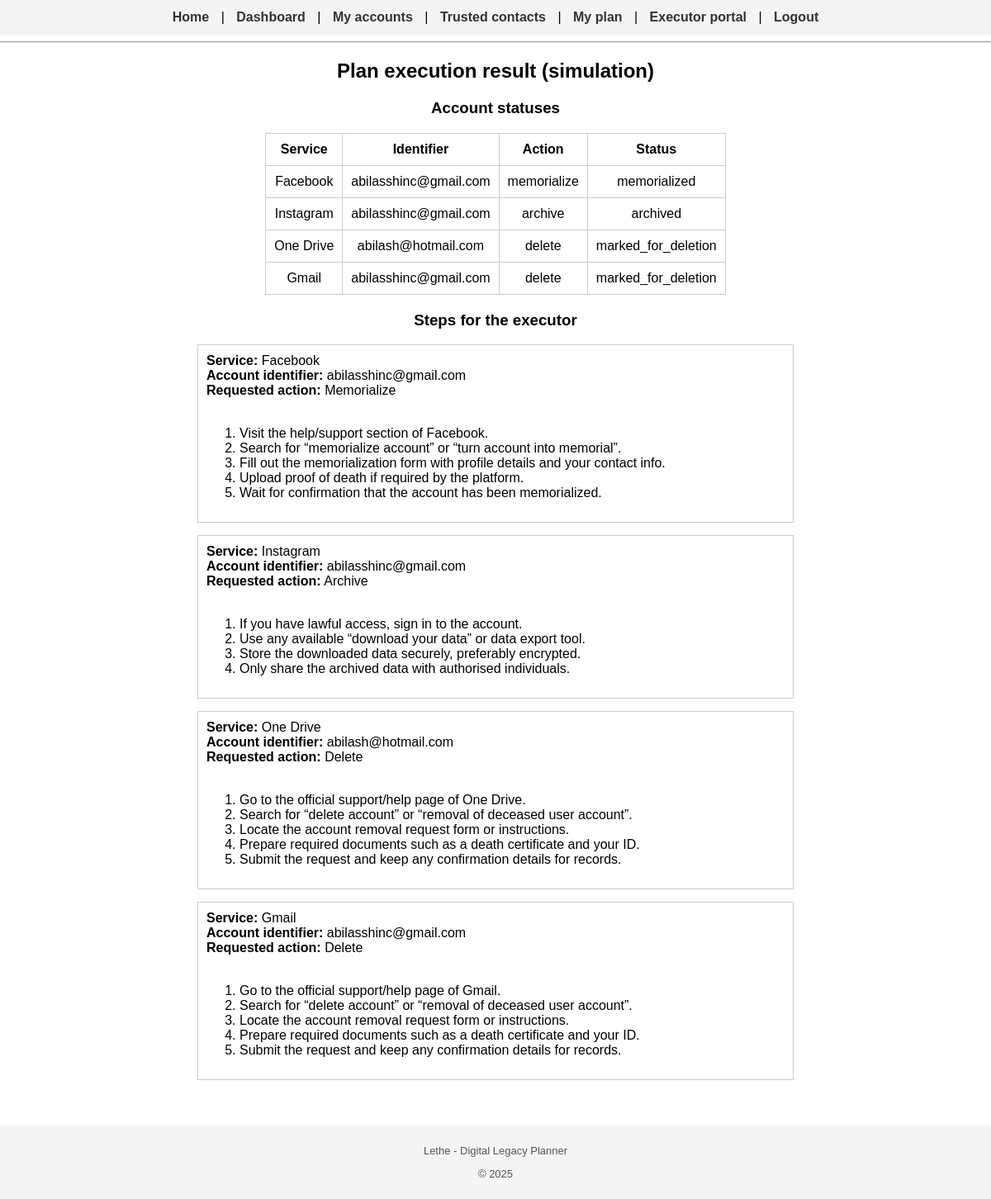
The app's page /plan/execution_result (signed in) with its own data.
### app/models.py (models this page shows)
class Account(db.Model):
    id = db.Column(db.Integer, primary_key=True)
    service_name = db.Column(db.String(120), nullable=False)
    category = db.Column(db.String(80), nullable=False)
    identifier = db.Column(db.String(120), nullable=False)
    action = db.Column(db.String(80), nullable=False)  # delete, memorialize, archive, none
    notes = db.Column(db.Text)
    status = db.Column(db.String(40), default="active")
    user_id = db.Column(db.Integer, db.ForeignKey("user.id"), nullable=False)
    logs = db.relationship("ExecutionLog", backref="account", lazy=True)

### app/routes.py (the view)
@app.route("/plan/execution_result")
@login_required
def execution_result():
    logs = ExecutionLog.query.filter_by(user_id=current_user.id).order_by(ExecutionLog.timestamp.desc()).all()
    accounts = Account.query.filter_by(user_id=current_user.id).all()
    return render_template("execution_result.html", logs=logs, accounts=accounts)

### app/models.py (called while the page is built)
@login_manager.user_loader
def load_user(user_id):
    return User.query.get(int(user_id))

### app/templates/execution_result.html (shortened to what this page needs)
{% extends "base.html" %}
{% block content %}
<h2>Plan execution result (simulation)</h2>
<h3>Account statuses</h3>
{% if accounts %}
<table>
    <tr>
        <th>Service</th>
        <th>Identifier</th>
        <th>Action</th>
        <th>Status</th>
    </tr>
    {% for acc in accounts %}
    <tr>
        <td>{{ acc.service_name }}</td>
        <td>{{ acc.identifier }}</td>
        <td>{{ acc.action }}</td>
        <td>{{ acc.status }}</td>
    </tr>
    {% endfor %}
</table>
{% else %}
<p>No accounts found.</p>
{% endif %}
<h3>Steps for the executor</h3>
{% if accounts %}
{% for acc in accounts %}
<div style="border:1px solid #ccc; margin:15px auto; padding:10px; max-width:700px; text-align:left;">
    <strong>Service:</strong> {{ acc.service_name }}<br>
    <strong>Account identifier:</strong> {{ acc.identifier }}<br>
    <strong>Requested action:</strong> {{ acc.action|capitalize }}<br><br>
    {% if acc.action == "delete" %}
        <ol>
            <li>Go to the official support/help page of {{ acc.service_name }}.</li>
            <li>Search for “delete account” or “removal of deceased user account”.</li>
            <li>Locate the account removal request form or instructions.</li>
            <li>Prepare required documents such as a death certificate and your ID.</li>
            <li>Submit the request and keep any confirmation details for records.</li>
        </ol>
    {% elif acc.action == "memorialize" %}
        <ol>
            <li>Visit the help/support section of {{ acc.service_name }}.</li>
            <li>Search for “memorialize account” or “turn account into memorial”.</li>
            <li>Fill out the memorialization form with profile details and your contact info.</li>
            <li>Upload proof of death if required by the platform.</li>
            <li>Wait for confirmation that the account has been memorialized.</li>
        </ol>
    {% elif acc.action == "archive" %}
        <ol>
            <li>If you have lawful access, sign in to the account.</li>
            <li>Use any available “download your data” or data export tool.</li>
            <li>Store the downloaded data securely, preferably encrypted.</li>
            <li>Only share the archived data with authorised individuals.</li>
        </ol>
    {% else %}
        <ol>
            <li>No special action was requested for this account.</li>
            <li>You may leave it as-is or follow family/legal guidance.</li>
        </ol>
    {% endif %}
</div>
{% endfor %}
{% else %}
<p>No accounts configured in the plan yet.</p>
{% endif %}
{% endblock %}

### app/static/style.css (style rules this page uses)
html, body { min-height: 100%; margin: 0; padding: 0; font-family: Arial, sans-serif; text-align: center; }
table { margin-left: auto; margin-right: auto; border-collapse: collapse; }
table th, table td { padding: 10px; border: 1px solid #ccc; }
h1, h2, h3 { margin-top: 20px; }

### records on screen
Account: service_name "Facebook", identifier "abilasshinc@gmail.com", action "memorialize", status "memorialized", action "Memorialize"
Account: service_name "Instagram", identifier "abilasshinc@gmail.com", action "archive", status "archived", action "Archive", shows "If you have lawful access, sign in to the account."
Account: service_name "One Drive", identifier "abilash@hotmail.com", action "delete", status "marked_for_deletion", action "Delete"
Account: service_name "Gmail", identifier "abilasshinc@gmail.com", action "delete", status "marked_for_deletion", action "Delete"
